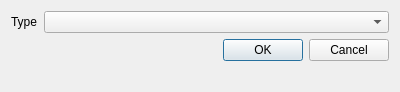
<?xml version="1.0" encoding="UTF-8"?>
<ui version="4.0">
 <class>TmplSaveDialog</class>
 <widget class="QDialog" name="TmplSaveDialog">
  <property name="windowModality">
   <enum>Qt::WindowModal</enum>
  </property>
  <property name="geometry">
   <rect>
    <x>0</x>
    <y>0</y>
    <width>400</width>
    <height>92</height>
   </rect>
  </property>
  <property name="windowTitle">
   <string>Save</string>
  </property>
  <layout class="QFormLayout" name="formLayout">
   <item row="0" column="0">
    <widget class="QLabel" name="label">
     <property name="text">
      <string>Type</string>
     </property>
    </widget>
   </item>
   <item row="2" column="1">
    <widget class="QDialogButtonBox" name="buttonBox">
     <property name="orientation">
      <enum>Qt::Horizontal</enum>
     </property>
     <property name="standardButtons">
      <set>QDialogButtonBox::Cancel|QDialogButtonBox::Ok</set>
     </property>
    </widget>
   </item>
   <item row="0" column="1">
    <widget class="QComboBox" name="comboBox"/>
   </item>
  </layout>
 </widget>
 <resources/>
 <connections>
  <connection>
   <sender>buttonBox</sender>
   <signal>accepted()</signal>
   <receiver>TmplSaveDialog</receiver>
   <slot>accept()</slot>
   <hints>
    <hint type="sourcelabel">
     <x>248</x>
     <y>254</y>
    </hint>
    <hint type="destinationlabel">
     <x>157</x>
     <y>274</y>
    </hint>
   </hints>
  </connection>
  <connection>
   <sender>buttonBox</sender>
   <signal>rejected()</signal>
   <receiver>TmplSaveDialog</receiver>
   <slot>reject()</slot>
   <hints>
    <hint type="sourcelabel">
     <x>316</x>
     <y>260</y>
    </hint>
    <hint type="destinationlabel">
     <x>286</x>
     <y>274</y>
    </hint>
   </hints>
  </connection>
 </connections>
</ui>
